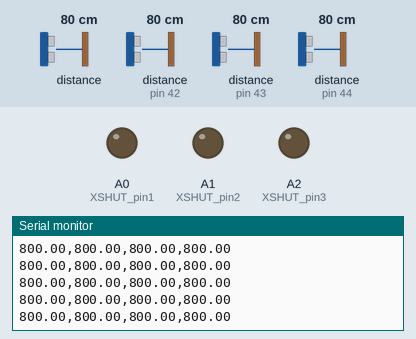
The sketch below on a simulated Arduino Uno, built with avr-gcc and run on an emulated ATmega328P. Shown: output pins drawn as LEDs (lit = HIGH), the last lines printed to the serial monitor. The test bench sets the inputs (shaded band); at power-on: distance to the obstacle 80 cm, distance to the obstacle (sensors on pin 42, pin 43, pin 44) 80 cm.

Above: at 1.2 s.
1.3 s: distance to the obstacle (sensor 0) set to 2 cm
At 1.64 s:
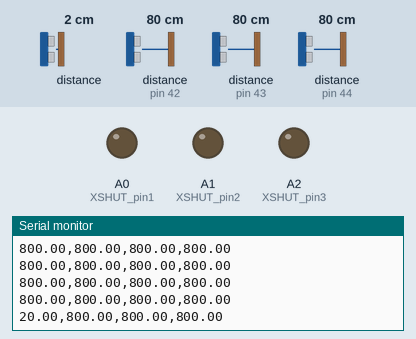
2.8 s: distance to the obstacle (sensor on pin 42) set to 2 cm
At 2.85 s:
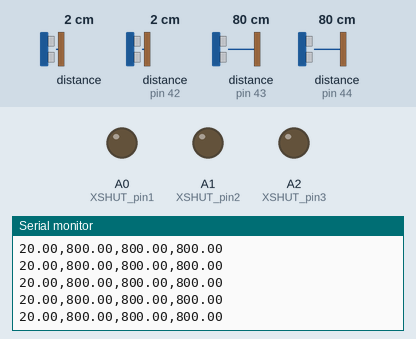
4.3 s: distance to the obstacle (sensor on pin 43) set to 2 cm
At 4.33 s:
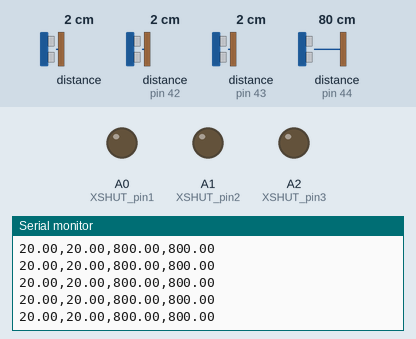
5.8 s: distance to the obstacle (sensor on pin 44) set to 2 cm
At 5.81 s:
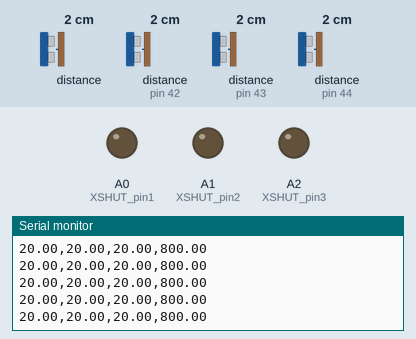
7.3 s: distance to the obstacle (sensor 0) set to 4 cm
At 7.42 s:
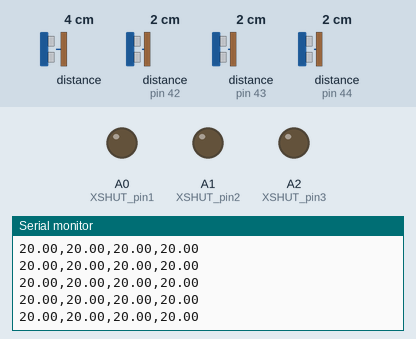
8.8 s: distance to the obstacle (sensor on pin 42) set to 4 cm
At 8.89 s:
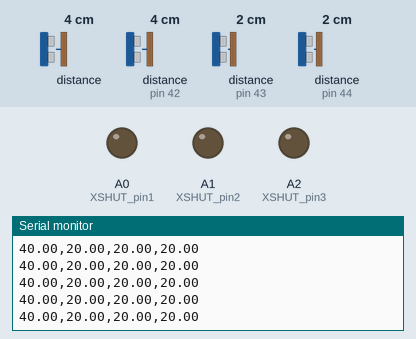
Timing chart, 0 to 11.3 s (numbered marks = the images above; inputs shaded):
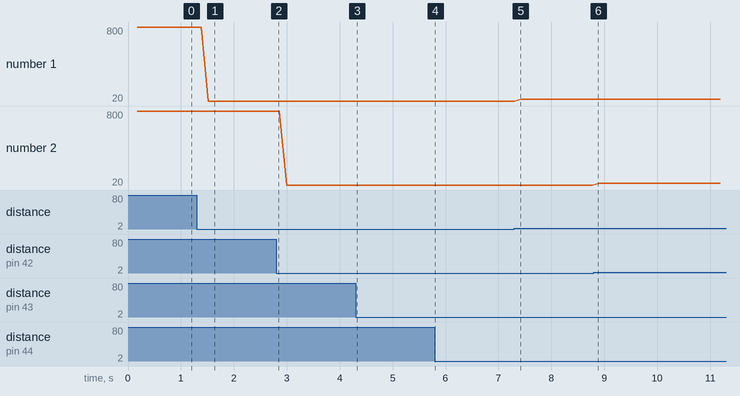

The sketch:

VL53_MULTI_PROMINI.ino
```cpp
#include <Wire.h>
#include <VL53L0X.h>
const int MIN = 10;
const int MAX = 1300;

//#define XSHUT_pin6 A7  //not required for address change
//#define XSHUT_pin5 A6
#define XSHUT_pin4 A3
#define XSHUT_pin3 A2
#define XSHUT_pin2 A1
#define XSHUT_pin1 A0

//ADDRESS_DEFAULT 0b0101001 or 41
//#define Sensor1_newAddress 41 not required address change
#define Sensor2_newAddress 42
#define Sensor3_newAddress 43
#define Sensor4_newAddress 44
#define Sensor5_newAddress 45
#define Sensor6_newAddress 46

VL53L0X Sensor1;
VL53L0X Sensor2;
VL53L0X Sensor3;
VL53L0X Sensor4;
//VL53L0X Sensor5;
//VL53L0X Sensor6;

void setup()
{ /*WARNING*/
  //Shutdown pins of VL53L0X ACTIVE-LOW-ONLY NO TOLERANT TO 5V will fry them
  pinMode(XSHUT_pin1, OUTPUT);
  pinMode(XSHUT_pin2, OUTPUT);
  pinMode(XSHUT_pin3, OUTPUT);
  pinMode(XSHUT_pin4, OUTPUT);
//  pinMode(XSHUT_pin5, OUTPUT);
//  pinMode(XSHUT_pin6, OUTPUT);

  Serial.begin(115200);

  Wire.begin();
  //Change address of sensor and power up next one
 // Sensor6.setAddress(Sensor6_newAddress);//For power-up procedure t-boot max 1.2ms "Datasheet: 2.9 Power sequence"

 // pinMode(XSHUT_pin5, INPUT);
 // delay(10);
 // Sensor5.setAddress(Sensor5_newAddress);

  pinMode(XSHUT_pin4, INPUT);
  delay(10);
  Sensor4.setAddress(Sensor4_newAddress);

  pinMode(XSHUT_pin3, INPUT);
  delay(10);
  Sensor3.setAddress(Sensor3_newAddress);

  pinMode(XSHUT_pin2, INPUT);
  delay(10);
  Sensor2.setAddress(Sensor2_newAddress);

  pinMode(XSHUT_pin1, INPUT);
  delay(10);
  //ADDRESS_DEFAULT 0b0101001 or 41

  Sensor1.init();
  Sensor2.init();
  Sensor3.init();
  Sensor4.init();
 // Sensor5.init();
  //Sensor6.init();

  Sensor1.setTimeout(500);
  Sensor2.setTimeout(500);
  Sensor3.setTimeout(500);
  Sensor4.setTimeout(500);
 // Sensor5.setTimeout(500);
 // Sensor6.setTimeout(500);

  // Start continuous back-to-back mode (take readings as
  // fast as possible).  To use continuous timed mode
  // instead, provide a desired inter-measurement period in
  // ms (e.g. sensor.startContinuous(100)).
  Sensor1.startContinuous();
  Sensor2.startContinuous();
  Sensor3.startContinuous();
  Sensor4.startContinuous();
 // Sensor5.startContinuous();
  //Sensor6.startContinuous();

}

void loop()
{

  float Sensor1Smooth = Sensor1.readRangeContinuousMillimeters();
  float Sensor1Filter = constrain(Sensor1Smooth, MIN , MAX);

  float Sensor2Smooth = Sensor2.readRangeContinuousMillimeters();
  float Sensor2Filter constrain(Sensor2Smooth, MIN , MAX);

  float Sensor3Smooth = Sensor3.readRangeContinuousMillimeters();
  float Sensor3Filter = constrain(Sensor3Smooth, MIN, MAX);

  float Sensor4Smooth = Sensor4.readRangeContinuousMillimeters();
  float Sensor4Filter constrain(Sensor4Smooth, MIN , MAX);

 // float Sensor5Smooth = Sensor5.readRangeContinuousMillimeters();
  //float Sensor5Filter = constrain(Sensor5Smooth, MIN, MAX);


  //Serial.print("!ANG:");
  Serial.print(Sensor1Filter);
  Serial.print(',');
  Serial.print(Sensor2Filter);
  Serial.print(',');
  Serial.print(Sensor3Filter);
  Serial.print(',');
  Serial.print(Sensor4Filter);
  //Serial.print(',');
  //Serial.print(Sensor5Filter);

  Serial.println();
  delay (0.1);


}
```

Measured:
- after the input at 1.3 s, the serial monitor: prints a new line after 0.22 s (image 1)
- plotted number 1: 800 → 20 after the input at 1.3 s, 20 → 40 after the input at 7.3 s
